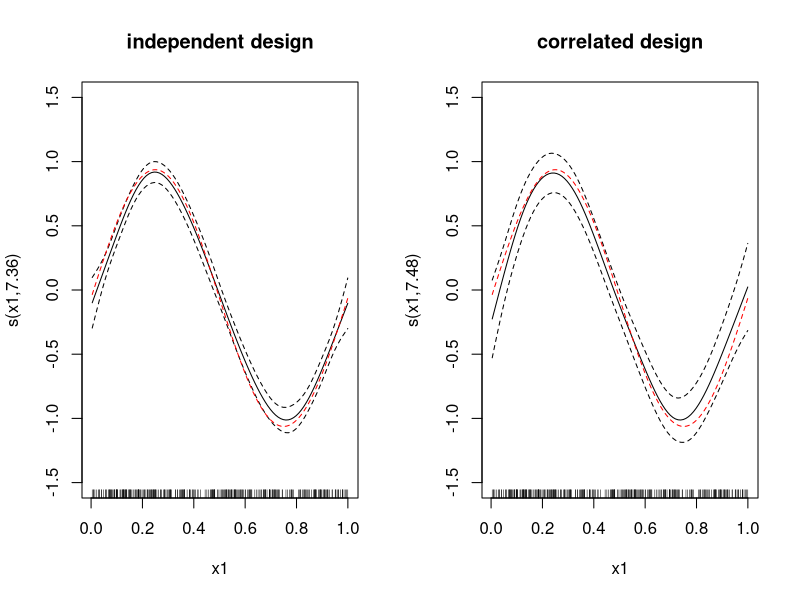

Generate this figure with R:
#' ---
#' title: "Session 25 — Concurvity and term selection"
#' subtitle: "Statistical Modelling (BAM), IE University"
#' author: "Prof. Dae-Jin Lee (daelee@faculty.ie.edu)"
#' date: "Spring 2027"
#' output: html_document
#' ---
#' 
## ----setup, include = FALSE---------------------------------------------------
knitr::opts_chunk$set(echo = TRUE, message = FALSE, warning = FALSE,
                      fig.width = 8, fig.height = 3.6)

#' 
## ----packages-----------------------------------------------------------------
library(mgcv)

#' 
#' ## 1. Concurvity: the non-linear analogue of collinearity
#' 
#' Same true functions, two designs: $x_2$ independent of $x_1$, or
#' $x_2 \approx x_1$.
#' 
## ----sim----------------------------------------------------------------------
set.seed(25)
n  <- 300
f1 <- function(x) sin(2 * pi * x)
f2 <- function(x) 2 * (x - 0.5)^2
x1 <- runif(n)
x2_ind <- runif(n)
x2_cor <- pmin(pmax(x1 + rnorm(n, sd = 0.08), 0), 1)
fit_design <- function(x2) {
  y <- f1(x1) + f2(x2) + rnorm(n, sd = 0.3)
  gam(y ~ s(x1) + s(x2), data = data.frame(y, x1, x2), method = "REML")
}
m_ind <- fit_design(x2_ind)
m_cor <- fit_design(x2_cor)
c(cor_ind = cor(x1, x2_ind), cor_cor = cor(x1, x2_cor))

#' 
## ----concurvity---------------------------------------------------------------
round(concurvity(m_ind, full = TRUE), 3)
round(concurvity(m_cor, full = TRUE), 3)
round(concurvity(m_cor, full = FALSE)$estimate, 3)   # pairwise

#' 
#' `concurvity()` reports, for each smooth, how much of it can be
#' approximated by the other terms: 0 = none, 1 = completely. `estimate` is
#' based on the fitted coefficients; `worst` is the worst case over all
#' coefficient values.
#' 
## ----se-----------------------------------------------------------------------
se_ind <- predict(m_ind, type = "terms", se.fit = TRUE)$se.fit
se_cor <- predict(m_cor, type = "terms", se.fit = TRUE)$se.fit
rbind(independent = colMeans(se_ind), correlated = colMeans(se_cor))
par(mfrow = c(1, 2))
plot(m_ind, select = 1, shade = TRUE, main = "independent design", ylim = c(-1.5, 1.5))
curve(f1(x) - mean(f1(x1)), add = TRUE, col = "red", lty = 2)
plot(m_cor, select = 1, shade = TRUE, main = "correlated design", ylim = c(-1.5, 1.5))
curve(f1(x) - mean(f1(x1)), add = TRUE, col = "red", lty = 2)

#' 
#' The standard errors roughly double: the data cannot tell well which
#' covariate the signal belongs to.
#' 
#' ## 2. Concurvity in the airquality model
#' 
## ----aq-----------------------------------------------------------------------
aq <- na.omit(airquality[, c("Ozone", "Solar.R", "Wind", "Temp")])
add <- gam(log(Ozone) ~ s(Solar.R) + s(Wind) + s(Temp), data = aq, method = "REML")
round(concurvity(add, full = TRUE), 3)

#' 
#' Values around 0.25–0.45 (estimate): moderate. Temp and Wind share
#' information (correlation −0.50), so their separate effects are estimated
#' less precisely, but not dangerously so.
#' 
#' ## 3. Shrinkage term selection with `select = TRUE`
#' 
#' `select = TRUE` adds a second penalty on the null space of each smooth, so
#' a whole term can be shrunk to zero.
#' 
## ----select-------------------------------------------------------------------
set.seed(2027)
aq$noise1 <- rnorm(nrow(aq))
aq$noise2 <- runif(nrow(aq))
f_big <- log(Ozone) ~ s(Solar.R) + s(Wind) + s(Temp) + s(noise1) + s(noise2)
m_nosel <- gam(f_big, data = aq, method = "REML")
m_sel   <- gam(f_big, data = aq, method = "REML", select = TRUE)
round(cbind(edf_without = summary(m_nosel)$s.table[, "edf"],
            edf_select  = summary(m_sel)$s.table[, "edf"]), 4)

#' 
#' Without `select`, each noise term keeps at least edf $\approx 1$ (its
#' linear part is unpenalized). With `select = TRUE` both are shrunk to edf
#' $\approx 0$ while the real effects survive. An alternative is a shrinkage
#' basis, e.g. `s(x, bs = "ts")`.
